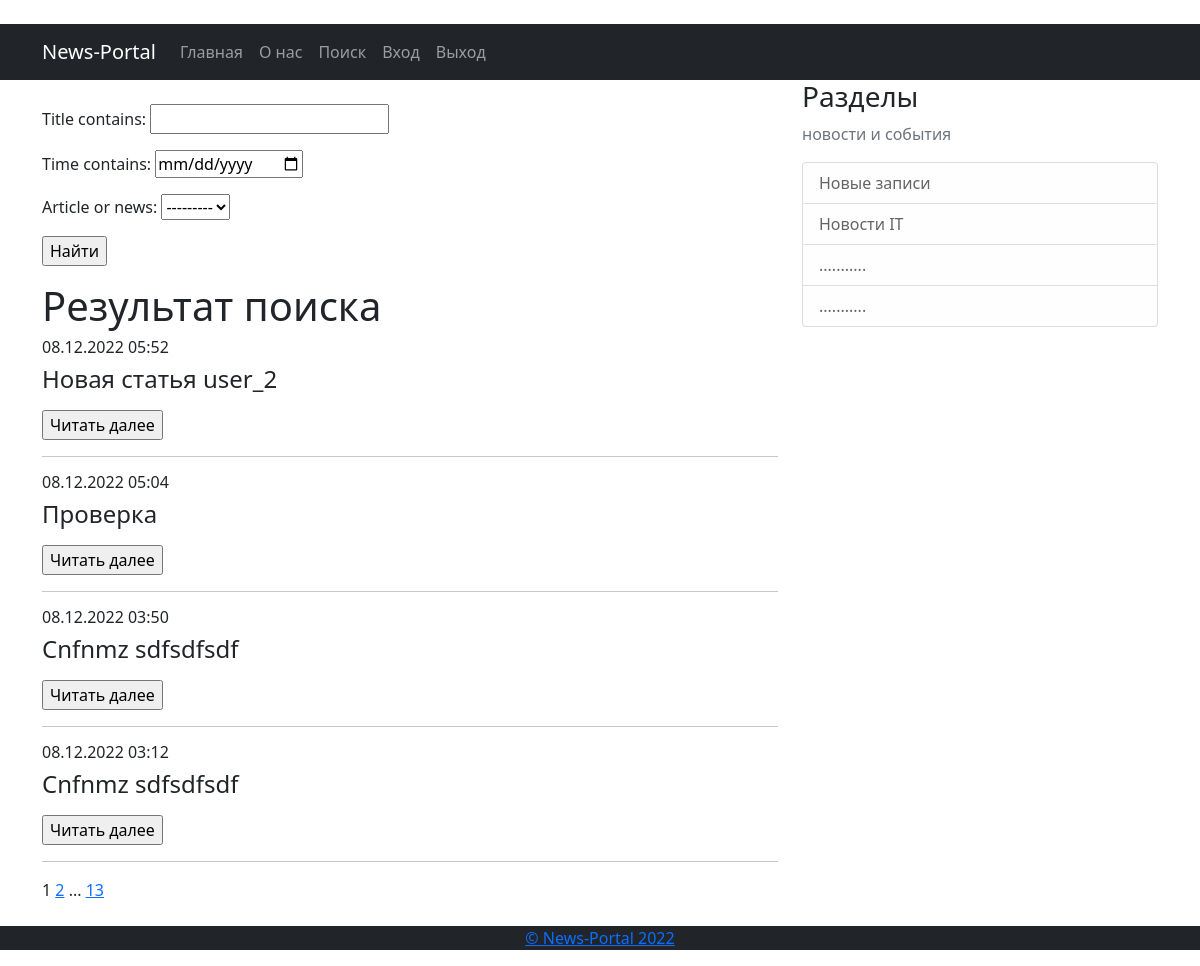
The app's page /search/, older data.
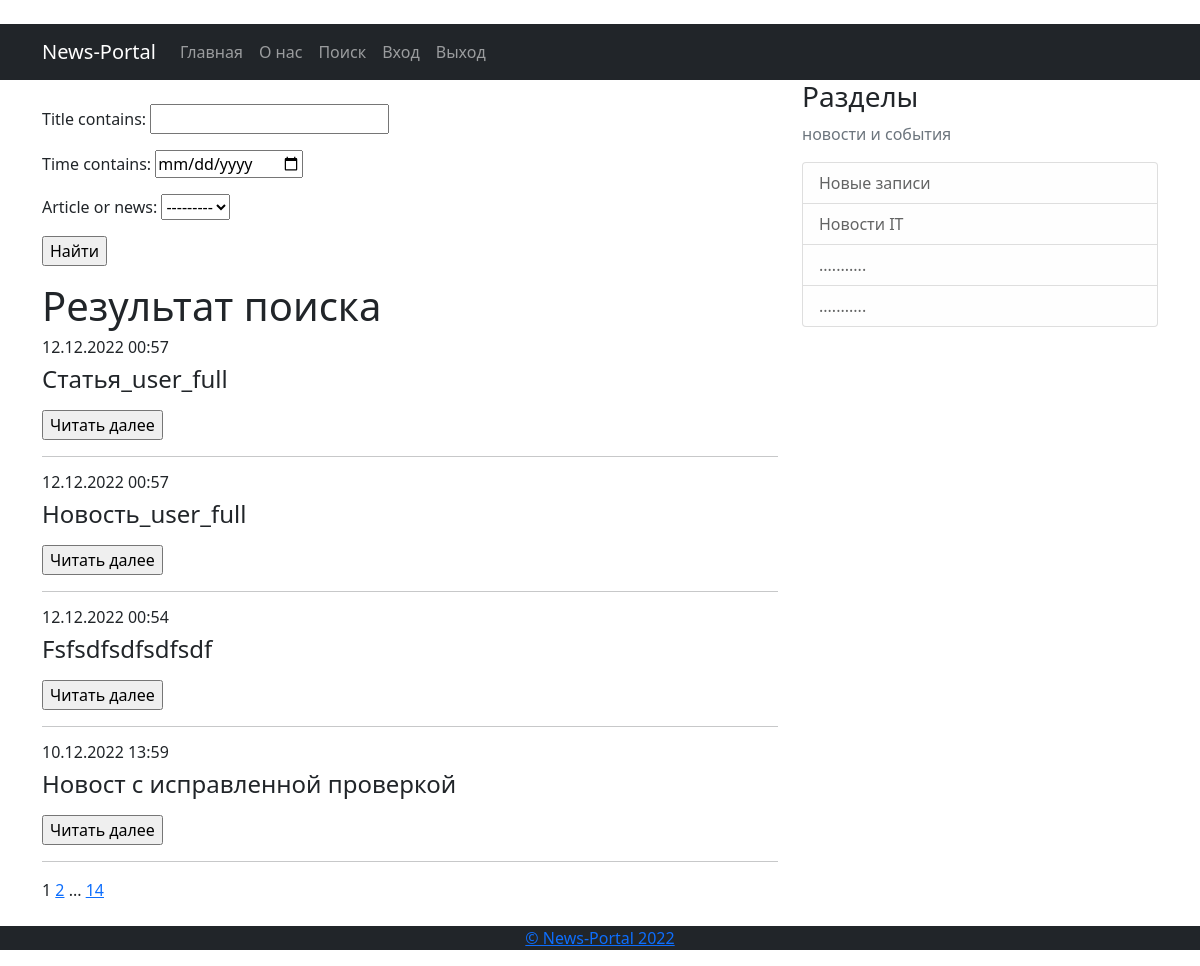
The same page, newer data.
### news/models.py (models this page shows, shortened)
class News(models.Model):
    time = models.DateTimeField(auto_now=False, auto_now_add=True)
    title = models.CharField(max_length=50)
    article = models.TextField()
    NEWS = 'NW'
    ARTICLE = 'AR'
    CATEGORY_CHOICES = (
        (NEWS, 'Новости'),
        (ARTICLE, 'Статья'),
    )
    article_or_news = models.CharField(max_length=2, choices=CATEGORY_CHOICES, default=NEWS)
    author = models.ForeignKey(Author, on_delete=models.CASCADE)
    new_cat = models.ManyToManyField(Categories, through='NewsCategories')
    rating = models.IntegerField(blank=False, default=0)
    def get_absolute_url(self):
        return reverse('news-details', args=[str(self.id)])

### news/views.py (the view)
# urls.py: path('search/', NewsSearch.as_view(), name='news_search'),
class NewsSearch(ListView):
    model = News
    template_name = 'news_search.html'
    context_object_name = 'articlesearch'
    ordering = ['-time']
    paginate_by = 4
    def get_context_data(self, **kwargs):
        context = super().get_context_data(**kwargs)
        context['filterset'] = self.filterset
        context['time_now'] = datetime.utcnow()
        return context
    def get_queryset(self):
        queryset = super().get_queryset()
        self.filterset = NewsFilter(self.request.GET, queryset)
        return self.filterset.qs

### news/templatetags/custom_tags.py (called while the page is built)
@register.simple_tag(takes_context=True)
def url_replace(context, **kwargs):
    d = context['request'].GET.copy()
    for k, v in kwargs.items():
        d[k] = v
    return d.urlencode()

### templates/news_search.html (shortened to what this page needs)
{% extends 'flatpages/default.html' %}
{% load custom_filters %}
{% load custom_tags %}!
{% block content %}
    <br>
    <form action="" method="get">
        {{ filterset.form.as_p }}
        <input type="submit" value="Найти">
    </form>
    <h1>Результат поиска</h1>
    {% if articlesearch %}
        <table>
            {% for art in articlesearch %}
                <article>
                    <div>
                        <h6>{{ art.time|date:'d.m.Y H:i' }}</h6>
                        <h4>{{ art.title }}</h4>
                    </div>
                        <input type="submit" value="Читать далее">
                    <hr>
                </article>
            {% empty %}
                <p>Не найдено публикаций по вашему запросу<br>Попробуйте повторить запрос с другой формулировкой</p>
            {% endfor %}
        </table>
    {% endif %}
    {{ page_obj.number }}
    {% if page_obj.has_next %}
        <a href="?{% url_replace page=page_obj.next_page_number %}">{{ page_obj.next_page_number }}</a>
        {% if paginator.num_pages != page_obj.next_page_number %}
            ...
            <a href="?{% url_replace page=page_obj.paginator.num_pages %}">{{ page_obj.paginator.num_pages }}</a>
        {% endif %}
    {% endif %}
{% endblock content %}

Row changes from the older to the newer data that the page shows:
no longer on this page (row unchanged): News: time "08.12.2022 05:52", title "Новая статья user_2"
no longer on this page (row unchanged): News: time "08.12.2022 05:04", title "Проверка"
no longer on this page (row unchanged): News: time "08.12.2022 03:50", title "Cnfnmz sdfsdfsdf"
no longer on this page (row unchanged): News: time "08.12.2022 03:12", title "Cnfnmz sdfsdfsdf"
added News: time "12.12.2022 00:57", title "Статья_user_full"
added News: time "12.12.2022 00:57", title "Новость_user_full"
added News: time "12.12.2022 00:54", title "Fsfsdfsdfsdfsdf"
added News: time "10.12.2022 13:59", title "Новост с исправленной проверкой"
Text that changed along with them:
{{ page_obj.paginator.num_pages }}: "13" → "14"
